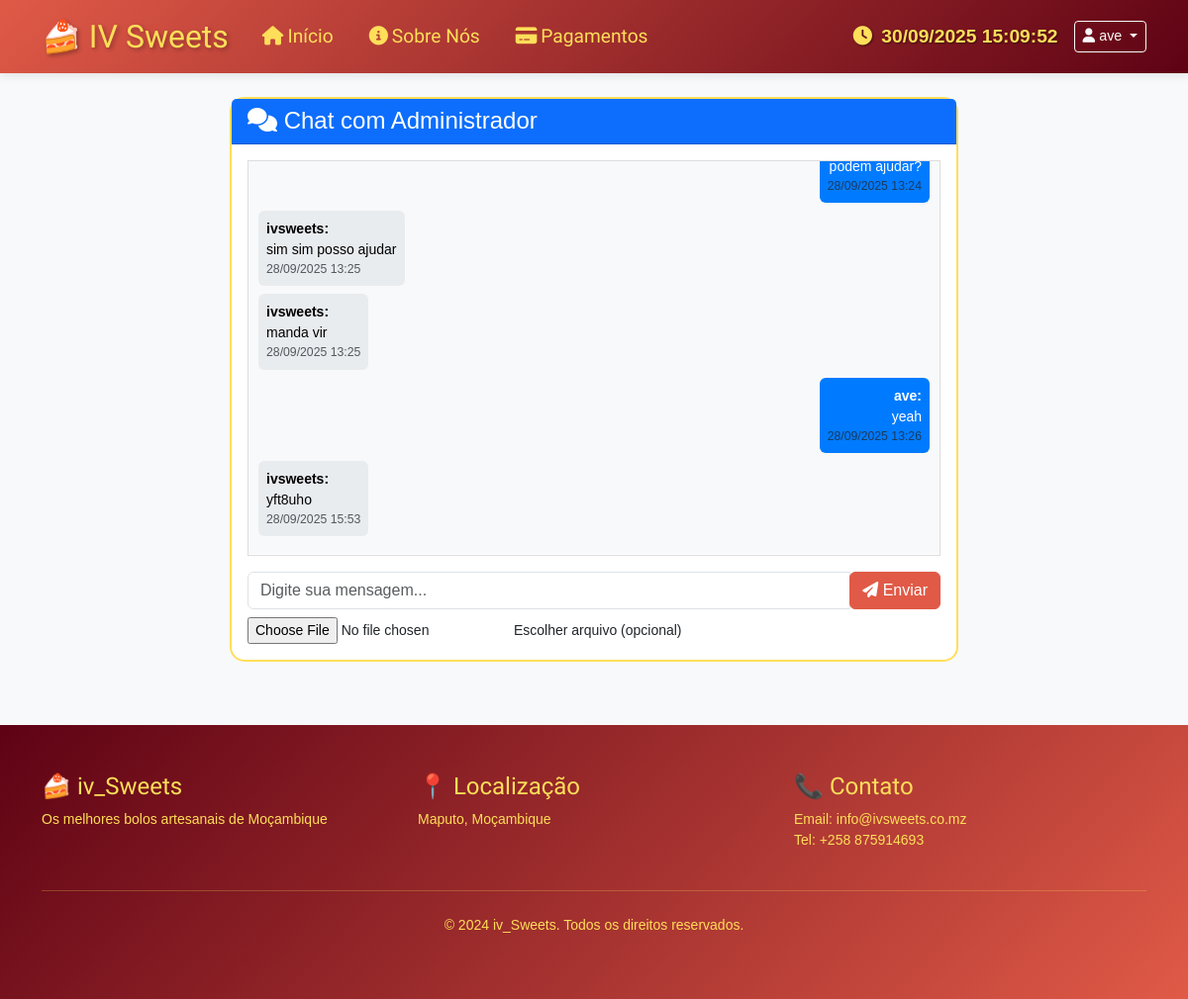
Page /chat/ (signed in) on the committed database.
### sweets/models.py (models this page shows, shortened)
class ChatMessage(models.Model):
    sender = models.ForeignKey(User, on_delete=models.CASCADE, related_name='sent_messages', verbose_name="Remetente")
    recipient = models.ForeignKey(User, on_delete=models.CASCADE, related_name='received_messages', verbose_name="Destinatário")
    message = models.TextField(blank=True, null=True, verbose_name="Mensagem")
    attachment = models.FileField(upload_to='chat_attachments/', blank=True, null=True, verbose_name="Anexo")
    timestamp = models.DateTimeField(auto_now_add=True, verbose_name="Timestamp")
    is_read = models.BooleanField(default=False, verbose_name="Lida")
    class Meta:
        ordering = ['timestamp']
        verbose_name = "Mensagem de Chat"
        verbose_name_plural = "Mensagens de Chat"

### sweets/views.py (the view, shortened to what this page needs)
# urls.py: path('chat/', views.user_chat, name='user_chat'),
@login_required
def user_chat(request):
    if request.user.username == 'ivsweets':
        return redirect('sweets:admin_dashboard')
    try:
        admin = User.objects.get(username='ivsweets')
    except User.DoesNotExist:
        messages.error(request, 'Admin não encontrado.')
        return redirect('sweets:index')
    mensagens = ChatMessage.objects.filter(
        Q(sender=request.user, recipient=admin) | Q(sender=admin, recipient=request.user)
    ).order_by('timestamp')
    mensagens.filter(sender=admin, recipient=request.user, is_read=False).update(is_read=True)
    return render(request, 'sweets/chat.html', {
        'mensagens': mensagens,
        'admin': admin,
        'is_user': True
    })

### sweets/templates/sweets/chat.html (shortened to what this page needs)
{% extends 'sweets/base.html' %}
{% block content %}
<div class="container mt-4">
    <div class="row">
        <div class="col-md-8 mx-auto">
            <div class="card">
                <div class="card-header bg-primary text-white">
                    <h4 class="mb-0"><i class="fas fa-comments"></i> Chat com Administrador</h4>
                </div>
                <div class="card-body">
                    <div id="chat-messages" class="chat-messages mb-3" style="height: 400px; overflow-y: auto; border: 1px solid #ddd; padding: 10px; background-color: #f8f9fa;">
                        {% for message in mensagens %}
                        <div class="message {% if message.sender == request.user %}sent{% else %}received{% endif %} mb-2">
                            <div class="message-content p-2 rounded">
                                <strong>{{ message.sender.username }}:</strong>
                                {% if message.message %}
                                <div>{{ message.message }}</div>
                                {% endif %}
                                <small class="text-muted d-block">{{ message.timestamp|date:"d/m/Y H:i" }}</small>
                            </div>
                        </div>
                        {% endfor %}
                    </div>
                    <form id="chat-form" method="post" enctype="multipart/form-data">
                        <div class="input-group mb-2">
                            <input type="text" name="message" id="message-input" class="form-control" placeholder="Digite sua mensagem..." maxlength="500">
                            <div class="input-group-append">
                                <button type="submit" class="btn btn-primary">
                                    <i class="fas fa-paper-plane"></i> Enviar
                                </button>
                            </div>
                        </div>
                        <div class="input-group">
                            <div class="custom-file">
                                <input type="file" class="custom-file-input" id="attachment-input" name="attachment">
                                <label class="custom-file-label" for="attachment-input">Escolher arquivo (opcional)</label>
                            </div>
                        </div>
                    </form>
                </div>
            </div>
        </div>
    </div>
</div>
{% endblock %}

### sweets/templates/sweets/base.html (shortened to what this page needs)
<!DOCTYPE html>
<html lang="pt-PT">
{% load static %}
<head>
    <link href="https://cdn.jsdelivr.net/npm/bootstrap@5.3.0/dist/css/bootstrap.min.css" rel="stylesheet">
    <link rel="stylesheet" href="https://cdnjs.cloudflare.com/ajax/libs/font-awesome/6.4.0/css/all.min.css">
</head>
<body>
    <nav class="navbar navbar-expand-lg navbar-dark">
        <div class="container" style="position: relative;">
            {% if 'chat' not in request.resolver_match.url_name %}
            <a class="navbar-brand" href="{% url 'sweets:index' %}">
                <img src="{% static 'images/logo.png' %}" alt="iv_Sweets" style="height: 40px; width: auto;">
            </a>
            {% else %}
            <a class="navbar-brand" href="{% url 'sweets:index' %}">
                <span>🍰 IV Sweets</span>
            </a>
            {% endif %}
            <div class="collapse navbar-collapse" id="navbarNav">
                <ul class="navbar-nav me-auto">
                    <li class="nav-item">
                        <a class="nav-link" href="{% url 'sweets:index' %}">
                            <i class="fas fa-home me-1"></i>Início
                        </a>
                    </li>
                    {% if user.is_authenticated and not user.is_staff %}
                    <li class="nav-item">
                        <a class="nav-link" href="{% url 'sweets:sobre_nos' %}">
                            <i class="fas fa-info-circle me-1"></i>Sobre Nós
                        </a>
                    </li>
                    <li class="nav-item">
                        <a class="nav-link" href="{% url 'sweets:pagamentos' %}">
                            <i class="fas fa-credit-card me-1"></i>Pagamentos
                        </a>
                    </li>
                    {% endif %}
                </ul>
                <div class="navbar-text me-3" style="color: var(--secondary-color); font-size: 1.2rem; font-weight: bold; text-shadow: 1px 1px 2px rgba(0,0,0,0.5);">
                    <i class="fas fa-clock me-1"></i>
                    <span id="currentDateTime"></span>
                </div>
                <div class="auth-buttons">
                    {% if user.is_authenticated %}
                        <div class="dropdown">
                            <button class="btn btn-outline-light btn-sm dropdown-toggle" type="button" id="userDropdown" data-bs-toggle="dropdown" aria-expanded="false">
                                <i class="fas fa-user me-1"></i>{{ user.username }}
                            </button>
                        </div>
                    {% else %}
                        <a href="{% url 'sweets:login' %}" class="btn btn-light btn-sm">
                            <i class="fas fa-sign-in-alt me-1"></i>Entrar
                        </a>
                    {% endif %}
                </div>
            </div>
        </div>
    </nav>
    <main>
        {% block content %}
        {% endblock %}
    </main>
    <footer class="footer">
        <div class="container">
            <div class="row">
                <div class="col-md-4">
                    <h5>🍰 iv_Sweets</h5>
                    <p>Os melhores bolos artesanais de Moçambique</p>
                </div>
                <div class="col-md-4">
                    <h5>📍 Localização</h5>
                    <p>Maputo, Moçambique</p>
                </div>
                <div class="col-md-4">
                    <h5>📞 Contato</h5>
                    <p>Email: info{% verbatim %}@{% endverbatim %}ivsweets.co.mz<br>
                       Tel: +258 875914693
                </div>
            </div>
            <hr class="my-4" style="border-color: var(--secondary-color);">
            <div class="text-center">
                <p>&copy; 2024 iv_Sweets. Todos os direitos reservados.</p>
            </div>
        </div>
    </footer>
</body>
</html>

### sweets/templates/sweets/base.html (style rules this page uses)
:root { --primary-color: #e05a47; --secondary-color: #ffde59; --dark-color: #5e0214; --skin-color: #9b3e29; --black-color: #000000; }
body { font-family: 'Arial', sans-serif; background-color: #f8f9fa; font-size: 14px; }
.navbar { background: linear-gradient(135deg, var(--primary-color) 0%, var(--dark-color) 100%); box-shadow: 0 2px 10px rgba(0,0,0,0.1); }
.navbar-brand { font-family: 'Angelina', cursive; font-size: 2rem; color: var(--secondary-color) !important; text-shadow: 2px 2px 4px rgba(0,0,0,0.3); }
.navbar-nav .nav-link { font-family: 'Grand Hotel', cursive; font-size: 1.2rem; color: var(--secondary-color) !important; margin: 0 10px; transition: all 0.3s ease; }
.btn-primary { background-color: var(--primary-color); border-color: var(--primary-color); }
.card { border: 2px solid var(--secondary-color); border-radius: 15px; transition: transform 0.3s ease; }
.footer { background: linear-gradient(135deg, var(--dark-color) 0%, var(--primary-color) 100%); color: var(--secondary-color); padding: 3rem 0; margin-top: 4rem; }
.footer h5 { font-family: 'Angelina', cursive; font-size: 1.5rem; }
.auth-buttons { display: flex; gap: 10px; align-items: center; }
.auth-buttons .btn { font-size: 0.9rem; }

### sweets/templates/sweets/chat.html (style rules this page uses)
.chat-messages .message.sent { text-align: right; }
.chat-messages .message.sent .message-content { background-color: #007bff; color: white; display: inline-block; max-width: 70%; }
.chat-messages .message.received .message-content { background-color: #e9ecef; color: black; display: inline-block; max-width: 70%; }

### rows in the picture
ChatMessage: message "podem ajudar?", timestamp "28/09/2025 13:24"
ChatMessage: sender.username "ivsweets", message "sim sim posso ajudar", timestamp "28/09/2025 13:25"
ChatMessage: sender.username "ivsweets", message "manda vir", timestamp "28/09/2025 13:25"
ChatMessage: sender.username "ave", message "yeah", timestamp "28/09/2025 13:26"
ChatMessage: sender.username "ivsweets", message "yft8uho", timestamp "28/09/2025 15:53"

### other values in the picture
{{ user.username }} "ave"
